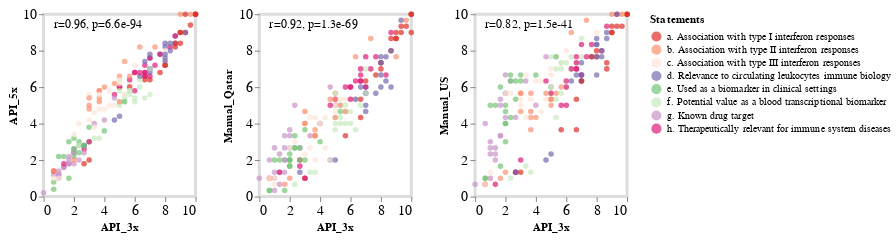

Notebook source saved alongside this figure:
### Code cell
corrPlot = alt.hconcat(c1,c2,c3).configure_view(strokeWidth=3).configure_axis(grid=False, domain=False)
corrPlot

### Figure 1 — Vega-Lite specification as saved in the notebook (floating-point values rounded to 4 significant figures; data arrays with more than 128 entries replaced by an {"elided": "..."} marker saying what was removed)
{"config": {"view": {"continuousWidth": 300, "continuousHeight": 300, "strokeWidth": 3}, "axis": {"domain": false, "grid": false}}, "hconcat": [{"layer": [{"data": {"name": "data-2d177fda36bb46ff3643c5aba7a48048"}, "mark": {"type": "point", "filled": true}, "encoding": {"color": {"field": "Statements", "legend": {"labelLimit": 500}, "scale": {"domain": ["a. Association with type I interferon responses", "b. Association with type II interferon responses", "c. Association with type III interferon responses", "d. Relevance to circulating leukocytes immune biology", "e. Used as a biomarker in clinical settings", "f. Potential value as a blood transcriptional biomarker", "g. Known drug target", "h. Therapeutically relevant for immune system diseases"], "range": ["#de2d26", "#fc9272", "#fee5d9", "#756bb1", "#74c476", "#c7e9c0", "#c994c7", "#dd1c77"]}, "type": "nominal"}, "tooltip": [{"field": "GeneSymbol", "type": "nominal"}, {"field": "Statements", "type": "nominal"}], "x": {"axis": {"labelFontSize": 14}, "field": "API_3x", "type": "quantitative"}, "y": {"axis": {"labelFontSize": 14}, "field": "API_5x", "type": "quantitative"}}}, {"data": {"name": "empty"}, "mark": {"type": "text", "align": "left", "baseline": "top", "color": "black", "fontSize": 12, "fontWeight": "normal"}, "encoding": {"text": {"value": ["r=0.96, p=6.6e-94"]}, "x": {"value": 10}, "y": {"value": 5}}}], "height": 180, "width": 150}, {"layer": [{"data": {"name": "data-2d177fda36bb46ff3643c5aba7a48048"}, "mark": {"type": "point", "filled": true}, "encoding": {"color": {"field": "Statements", "legend": {"labelLimit": 500}, "scale": {"domain": ["a. Association with type I interferon responses", "b. Association with type II interferon responses", "c. Association with type III interferon responses", "d. Relevance to circulating leukocytes immune biology", "e. Used as a biomarker in clinical settings", "f. Potential value as a blood transcriptional biomarker", "g. Known drug target", "h. Therapeutically relevant for immune system diseases"], "range": ["#de2d26", "#fc9272", "#fee5d9", "#756bb1", "#74c476", "#c7e9c0", "#c994c7", "#dd1c77"]}, "type": "nominal"}, "tooltip": [{"field": "GeneSymbol", "type": "nominal"}, {"field": "Statements", "type": "nominal"}], "x": {"axis": {"labelFontSize": 14}, "field": "API_3x", "type": "quantitative"}, "y": {"axis": {"labelFontSize": 14}, "field": "Manual_Qatar", "type": "quantitative"}}}, {"data": {"name": "empty"}, "mark": {"type": "text", "align": "left", "baseline": "top", "color": "black", "fontSize": 12, "fontWeight": "normal"}, "encoding": {"text": {"value": ["r=0.92, p=1.3e-69"]}, "x": {"value": 10}, "y": {"value": 5}}}], "height": 180, "width": 150}, {"layer": [{"data": {"name": "data-2d177fda36bb46ff3643c5aba7a48048"}, "mark": {"type": "point", "filled": true}, "encoding": {"color": {"field": "Statements", "legend": {"labelLimit": 500}, "scale": {"domain": ["a. Association with type I interferon responses", "b. Association with type II interferon responses", "c. Association with type III interferon responses", "d. Relevance to circulating leukocytes immune biology", "e. Used as a biomarker in clinical settings", "f. Potential value as a blood transcriptional biomarker", "g. Known drug target", "h. Therapeutically relevant for immune system diseases"], "range": ["#de2d26", "#fc9272", "#fee5d9", "#756bb1", "#74c476", "#c7e9c0", "#c994c7", "#dd1c77"]}, "type": "nominal"}, "tooltip": [{"field": "GeneSymbol", "type": "nominal"}, {"field": "Statements", "type": "nominal"}], "x": {"axis": {"labelFontSize": 14}, "field": "API_3x", "type": "quantitative"}, "y": {"axis": {"labelFontSize": 14}, "field": "Manual_US", "type": "quantitative"}}}, {"data": {"name": "empty"}, "mark": {"type": "text", "align": "left", "baseline": "top", "color": "black", "fontSize": 12, "fontWeight": "normal"}, "encoding": {"text": {"value": ["r=0.82, p=1.5e-41"]}, "x": {"value": 10}, "y": {"value": 5}}}], "height": 180, "width": 150}], "$schema": "https://vega.github.io/schema/vega-lite/v5.16.3.json", "datasets": {"data-2d177fda36bb46ff3643c5aba7a48048": {"elided": "168 records"}, "empty": [{}]}}
